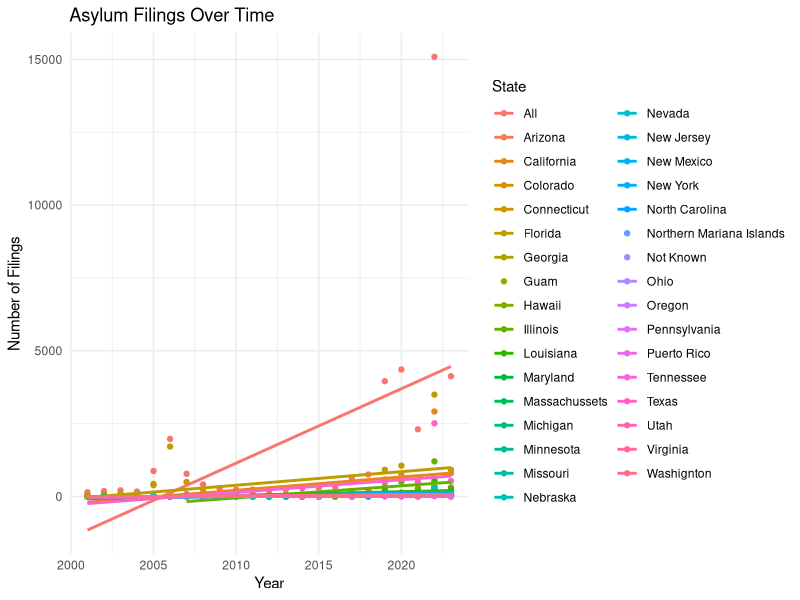
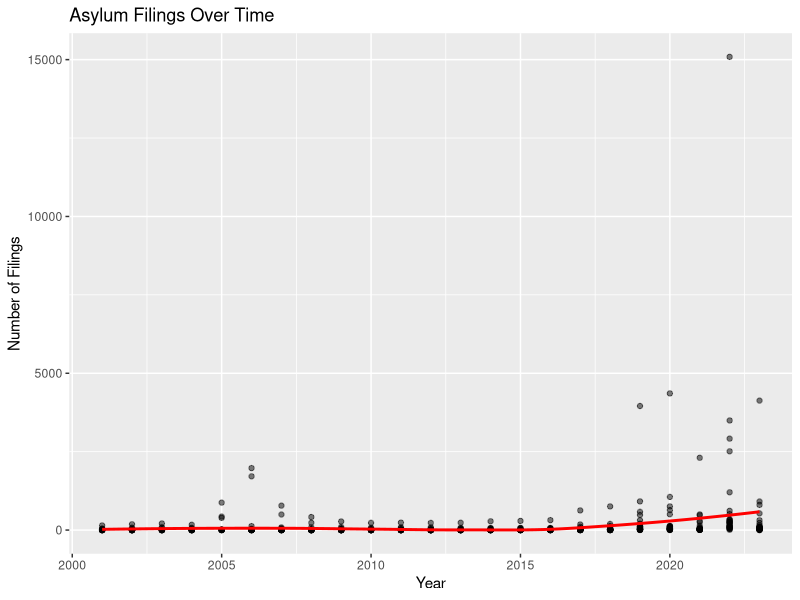
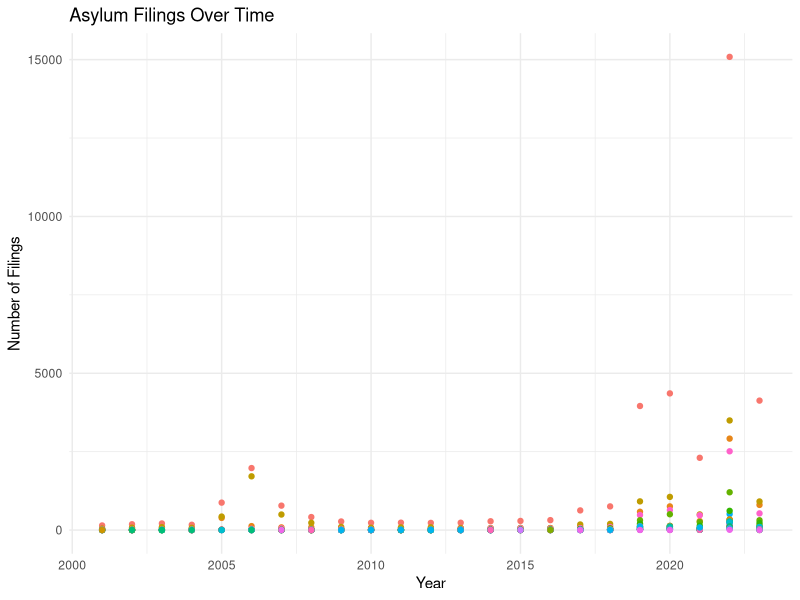
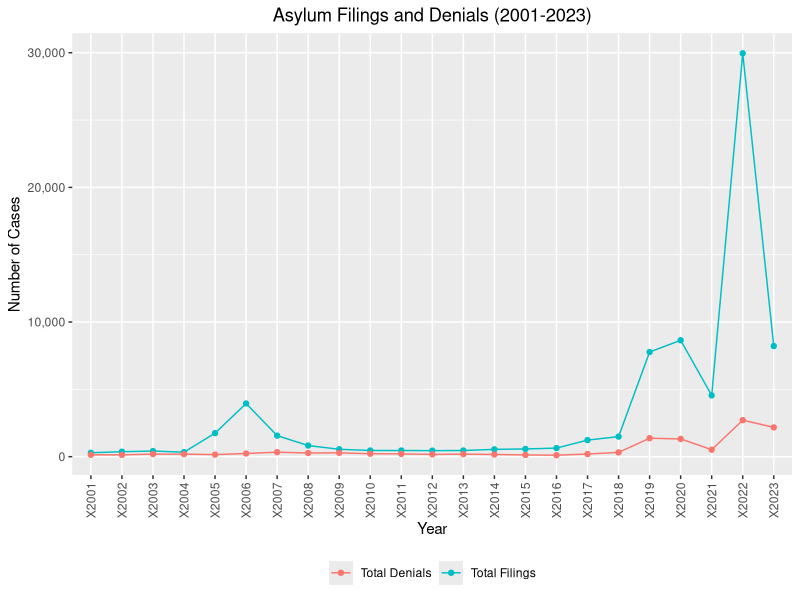
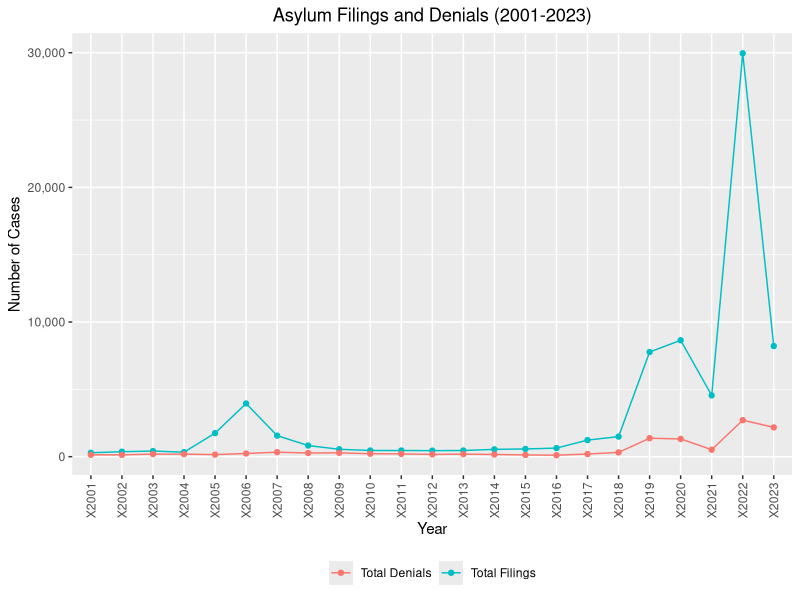
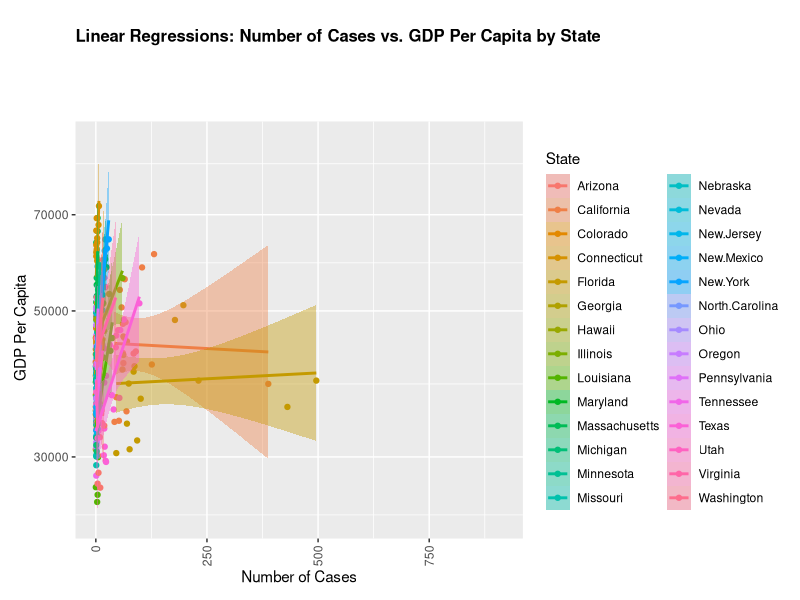
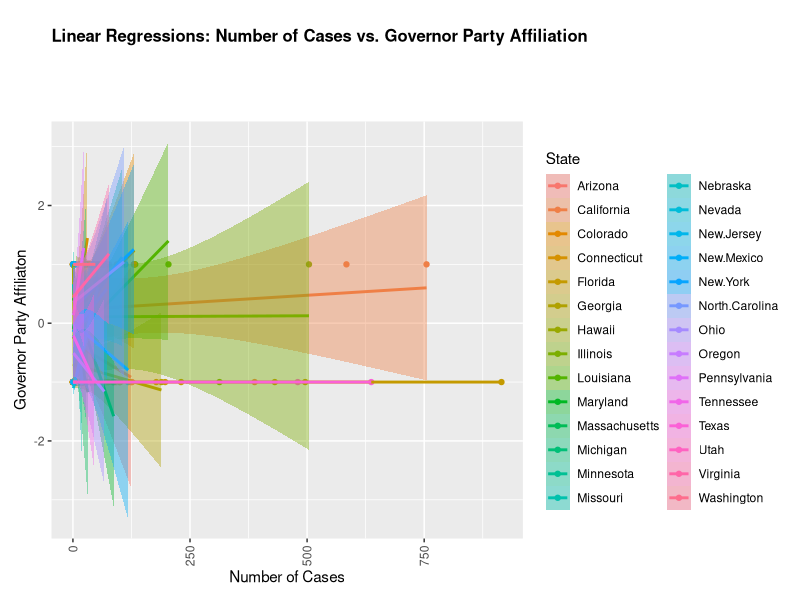
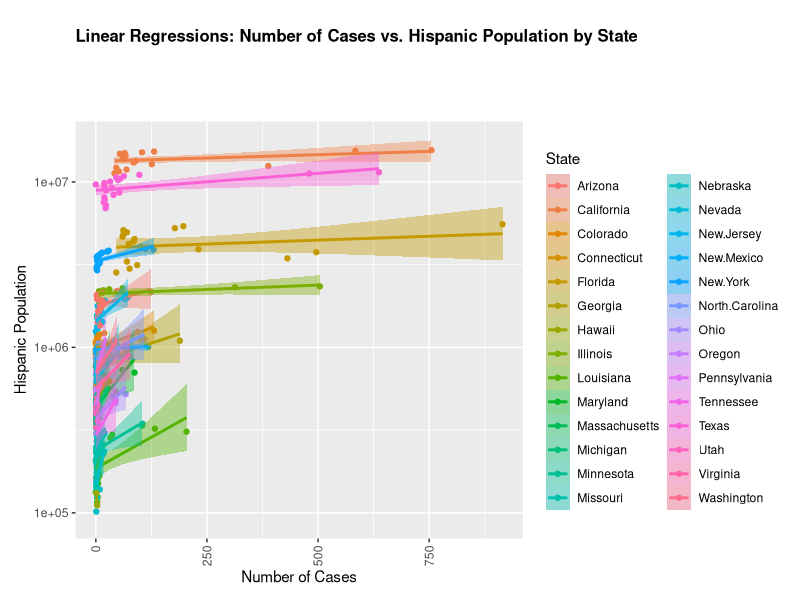

R code for these plots, in order:
## ---- chunk 1
# Graph 1- asylum filings

library(ggplot2)
library(tidyr)

# Loading the data 
filings <- read.csv("asylum_filings.csv")



# Converting all year columns to numeric values
year_cols <- grep("^X[0-9]{4}$", names(filings))
filings[, year_cols] <- lapply(filings[, year_cols], function(x) as.numeric(gsub("[^0-9.]", "", x)))

# Reshaping the data to a longer format
asylum_long <- tidyr::pivot_longer(filings, 
                                   cols = starts_with("X"), 
                                   names_to = "Year", 
                                   values_to = "Filings")

# Convert the Year from 'XYYYY' to 'YYYY' format
asylum_long$Year <- as.numeric(sub("X", "", asylum_long$Year))

# Plot
ggplot(asylum_long, aes(x = Year, y = Filings, color = State)) +
  geom_point() +
  geom_smooth(method = "lm", se = FALSE) +
  theme_minimal() +
  labs(title = "Asylum Filings Over Time",
       x = "Year",
       y = "Number of Filings")




## ---- chunk 2
#graph 2 - asylum filings without the labels
filings <- read.csv("asylum_filings.csv")



# Converting all years to numeric values 
year_cols <- grep("^X[0-9]{4}$", names(filings))
filings[, year_cols] <- lapply(filings[, year_cols], function(x) as.numeric(gsub("[^0-9.]", "", x)))

# Reshaping the data to a longer format 
asylum_long <- tidyr::pivot_longer(filings, 
                                   cols = starts_with("X"), 
                                   names_to = "Year", 
                                   values_to = "Filings")

# Converting the Year from 'XYYYY' to 'YYYY' format
asylum_long$Year <- as.numeric(sub("X", "", asylum_long$Year))


# visualization 
ggplot(asylum_long, aes(x = Year, y = Filings)) +
  geom_point(alpha = 0.5, color = "black") +  
  geom_smooth(method = "loess", se = FALSE, color = "red") + 
  labs(title = "Asylum Filings Over Time",
       x = "Year",
       y = "Number of Filings") +
  theme(legend.position = "none")  


## ---- chunk 3

# graph 3- colored asylum filings over the years
library(ggplot2)
library(tidyr)

# Reshaping the data to a longer format
asylum_long <- tidyr::pivot_longer(filings, 
                                   cols = starts_with("X"), 
                                   names_to = "Year", 
                                   values_to = "Filings")

# Converting the Year from 'XYYYY' to 'YYYY' format
asylum_long$Year <- as.numeric(sub("X", "", asylum_long$Year))

#visualization
ggplot(asylum_long, aes(x = Year, y = Filings, color = State)) +
  geom_point() +
  theme_minimal() +
  labs(title = "Asylum Filings Over Time",
       x = "Year",
       y = "Number of Filings") +
  theme(legend.position = "none")  



## ---- chunk 4

#loading libraries
library(ggplot2)
library(dplyr)

library(ggplot2)
library(dplyr)
library(tidyr)

#loading files

filings <- read.csv("asylum_filings.csv")


decisions_denied <- read.csv("decisions_denied.csv")


library(ggplot2)
library(dplyr)
library(tidyr)

library(tidyverse)

# Data cleaning and preparation/ adjusting column selection as per your dataset's structure/ excluding columns that are not needed
filings_cleaned <- filings |>
    select(-State, -matches("All|Never|Detained|Released")) |>
    gather(key = "Year", value = "Filings") |>
    group_by(Year) |>
    summarize(TotalFilings = sum(as.numeric(gsub(",", "", Filings)), na.rm = TRUE))

denials_cleaned <- decisions_denied |>
    select(-State) |>
    gather(key = "Year", value = "Denials") |>
    group_by(Year) |>
    summarize(TotalDenials = sum(as.numeric(gsub(",", "", Denials)), na.rm = TRUE))

# Merging data
merged_data <- merge(filings_cleaned, denials_cleaned, by = "Year")



#visualizations
ggplot(merged_data, aes(x = Year)) +
    geom_line(aes(y = TotalFilings, group = 1, color = "Total Filings")) +
    geom_line(aes(y = TotalDenials, group = 1, color = "Total Denials")) +
  geom_point(aes(y = TotalFilings, group = 1, color = "Total Filings")) +
    geom_point(aes(y = TotalDenials, group = 1, color = "Total Denials")) +
    scale_x_discrete(breaks = merged_data$Year) +
    scale_y_continuous(labels = scales::comma) +
    labs(title = "Asylum Filings and Denials (2001-2023)",
         x = "Year",
         y = "Number of Cases",
         color = "Legend") +
   theme(axis.text.x = element_text(angle = 90, vjust = 0.5, hjust=1),
          legend.title = element_blank(),
          plot.title = element_text(hjust = 0.5),
          legend.position = "bottom")


## ---- chunk 5
#Part 1.3 Asylum filings and denials
##loading libraries
library(ggplot2)
library(dplyr)

library(ggplot2)
library(dplyr)
library(tidyr)

#loading data
filings <- read.csv("asylum_filings.csv")


decisions_denied <- read.csv("decisions_denied.csv")

library(ggplot2)
library(dplyr)
library(tidyr)

library(tidyverse)

# Data cleaning and preparation/ adjusting column selection as per your dataset's structure/ excluding columns that are not needed
filings_cleaned <- filings |>
    select(-State, -matches("All|Never|Detained|Released")) |>
    gather(key = "Year", value = "Filings") |>
    group_by(Year) |>
    summarize(TotalFilings = sum(as.numeric(gsub(",", "", Filings)), na.rm = TRUE))

denials_cleaned <- decisions_denied |>
    select(-State) |>
    gather(key = "Year", value = "Denials") |>
    group_by(Year) |>
    summarize(TotalDenials = sum(as.numeric(gsub(",", "", Denials)), na.rm = TRUE))

# Merging data
merged_data <- merge(filings_cleaned, denials_cleaned, by = "Year")


# making "year" as a factor
merged_data$Year <- factor(merged_data$Year)

# visualization
ggplot(merged_data, aes(x = Year)) +
    geom_line(aes(y = TotalFilings, group = 1, color = "Total Filings")) +
    geom_line(aes(y = TotalDenials, group = 1, color = "Total Denials")) +
    geom_point(aes(y = TotalFilings, group = 1, color = "Total Filings")) +
    geom_point(aes(y = TotalDenials, group = 1, color = "Total Denials")) +
    scale_x_discrete(breaks = unique(merged_data$Year)) + 
    scale_y_continuous(labels = scales::comma) +
    labs(title = "Asylum Filings and Denials (2001-2023)",
         x = "Year",
         y = "Number of Cases",
         color = "Legend") +
    theme(axis.text.x = element_text(angle = 90, vjust = 0.5, hjust=1),
          legend.title = element_blank(),
          plot.title = element_text(hjust = 0.5),
          legend.position = "bottom")



## ---- chunk 6
#packages and data
library(tidyverse)
library(png)


## ---- chunk 7

rm(list = ls())
#manually filtered data for regressions
hispop <- read.csv("hispop_reg.csv")
filings <-read.csv("filings_reg.csv") 
GDP <- read.csv("GDP_reg.csv")
Gov <- read.csv("Gov_reg.csv")
approve <- read.csv("approved_reg.csv") 
denied <- read.csv("denied_reg.csv")

## ---- chunk 8
#Gov filter

#republican are now set to -1 and democrats are set to 1 had to use some sort of four loop to do this 


for (governor in seq_along(Gov)) {
  Gov[[governor]] <- gsub(".*Democra.*", "1", Gov[[governor]])
  Gov[[governor]] <- gsub(".*Republican.*", "-1", Gov[[governor]])
  Gov[[governor]] <- gsub(".*New Progressive Party.*", NA, Gov[[governor]])
  Gov[[governor]] <- gsub(".*Independence Party.*", NA, Gov[[governor]])
  Gov[[governor]] <- gsub(".*N/A.*", NA, Gov[[governor]])
}


## ---- chunk 9
library(broom)
library(patchwork)
library(ggplot2)
library(tidyr)
library(png)
library(knitr)

states <- c("California", "New.York", "Florida", "Texas", "New.Jersey",
            "Massachusetts", "Virginia", "Illinois", "Maryland", "Washington",
            "Georgia", "Pennsylvania", "Tennessee", "Louisiana", "Arizona",
            "Ohio", "Nebraska", "Colorado", "North.Carolina", "Minnesota",
            "Nevada", "Missouri", "Connecticut", "Oregon", "Michigan",
            "Utah", "Hawaii", "New.Mexico")

 states

state_data_frames <- list()

for(state in states) {

    state_filings <- as.numeric(filings[[state]])
    state_GDP <- as.numeric(GDP[[state]])
    state_Gov <- as.numeric(Gov[[state]])
    state_denied <- as.numeric(denied[[state]])
    state_approve <- as.numeric(approve[[state]])
    state_hispop <- as.numeric(gsub(",", "", hispop[[state]]))



  state_data <- data.frame(

        Filings = state_filings,
        GDP = state_GDP,
        Gov = state_Gov,
        Denied = state_denied,
        Approved = state_approve,
        HispanicPopulation = state_hispop
    )


    state_data_frames[[state]] <- state_data
}


combined_data <- bind_rows(state_data_frames, .id = "State")
text_size = 12
#GDP
ggplot(data = combined_data, aes(x = Filings, y = GDP, color = State, fill = State)) +
  geom_point() +
  scale_y_log10()  +
  geom_smooth(method = "lm", se = TRUE) +
  labs(title = "Linear Regressions: Number of Cases vs. GDP Per Capita by State",
         x = "Number of Cases",
         y = " GDP Per Capita") +
    theme(plot.margin = margin(t = 70, r = 10, b = 10, l = 10, unit = "pt"),
    axis.text.x = element_text(angle = 90, hjust=1, vjust = .5),
    plot.title = element_text(hjust = 0, vjust = 18, face = "bold", size = text_size)
  )
  


#Gov
ggplot(data = combined_data, aes(x = Filings, y = Gov, color = State, fill = State)) +
  geom_point() +
  geom_smooth(method = "lm", se = TRUE) +
 labs(title = "Linear Regressions: Number of Cases vs. Governor Party Affiliation",
         x = "Number of Cases",
         y = "Governor Party Affiliaton") +
   theme(plot.margin = margin(t = 70, r = 10, b = 10, l = 10, unit = "pt"),
    axis.text.x = element_text(angle = 90, hjust=1, vjust = .5),
    plot.title = element_text(hjust = 0, vjust = 18, face = "bold", size = text_size)
  )



#Hispop
ggplot(data = combined_data, aes(x = Filings, y = HispanicPopulation, color = State, fill = State)) +
  geom_point() +
  geom_smooth(method = "lm", se = TRUE) +
  scale_y_log10() +   # Logarithmic scale for y-axis+
  labs(title = "Linear Regressions: Number of Cases vs. Hispanic Population by State",
         x = "Number of Cases",
         y = "Hispanic Population") +
   theme(plot.margin = margin(t = 70, r = 10, b = 10, l = 10, unit = "pt"),
    axis.text.x = element_text(angle = 90, hjust=1, vjust = .5),
    plot.title = element_text(hjust = 0, vjust = 18, face = "bold", size = text_size)
  )



#Mulitple regression sumary information for each state
regression_summaries <- list()

for(i in states) {
  state_data <- subset(combined_data, State == i)

  models <- lm(Filings ~ HispanicPopulation + GDP + Gov, data = state_data)

  regression_summaries[[i]] <- summary(models)
}


## ---- chunk 10




#consolodate data for Texas
Texas_filings <- as.numeric(filings$Texas)
year <-  as.numeric(filings$State)
Texas_GDP <-  as.numeric(GDP$Texas)
Texas_Gov <-  as.numeric(Gov$Texas)
Texas_denied <- as.numeric(denied$Texas)
Texas_approve <- as.numeric(approve$Texas)
Texas_hispop <- as.numeric(gsub(",", "", hispop$Texas))

#data frame
Texas_data <- data.frame(Year = year, Filings = Texas_filings, HispanicPopulation = Texas_hispop, GDP = Texas_GDP, Gov = Texas_Gov, den = Texas_denied, app = Texas_approve)

#long data
long_data_Texas <- gather(Texas_data, key = "variable", value = "value", -Filings, -Year, -app, -den)

#Florida 
Florida_filings <- as.numeric(filings$Florida)
year <- as.numeric(filings$State)
Florida_GDP <- as.numeric(GDP$Florida)
Florida_Gov <- as.numeric(Gov$Florida)
Florida_denied <- as.numeric(denied$Florida)
Florida_approve <- as.numeric(approve$Florida)

Florida_hispop <- as.numeric(gsub(",", "", hispop$Florida))

#data frame
Florida_data <- data.frame(Year = year, Filings = Florida_filings, HispanicPopulation = Florida_hispop, GDP = Florida_GDP, Gov = Florida_Gov, den = Florida_denied, app = Florida_approve)

#long data
long_data_Florida <- gather(Florida_data, key = "variable", value = "value", -Filings, -Year, -app, -den)

#California
California_filings <- as.numeric(filings$California)
year <-  as.numeric(filings$State)
California_GDP <-  as.numeric(GDP$California)
California_Gov <-  as.numeric(Gov$California)
California_denied <- as.numeric(denied$California)
California_approve <- as.numeric(approve$California)

California_hispop <- as.numeric(gsub(",", "", hispop$California))

#data frame
California_data <- data.frame(Year = year, Filings = California_filings, HispanicPopulation = California_hispop, GDP = California_GDP, Gov = California_Gov, den = California_denied, app = California_approve)

#long data 
long_data_California <- gather(California_data, key = "variable", value = "value", -Filings, -Year, -app, -den)


#Florida 
Florida_filings <- as.numeric(filings$Florida)
year <- as.numeric(filings$State)
Florida_GDP <- as.numeric(GDP$Florida)
Florida_Gov <- as.numeric(Gov$Florida)
Florida_denied <- as.numeric(denied$Florida)
Florida_approve <- as.numeric(approve$Florida)

Florida_hispop <- as.numeric(gsub(",", "", hispop$Florida))

#data frame
Florida_data <- data.frame(Year = year, Filings = Florida_filings, HispanicPopulation = Florida_hispop, GDP = Florida_GDP, Gov = Florida_Gov, den = Florida_denied, app = Florida_approve)

#long data
long_data_Florida <- gather(Florida_data, key = "variable", value = "value", -Filings, -Year, -app, -den)

#California
Louisiana_filings <- as.numeric(filings$Louisiana)
year <-  as.numeric(filings$State)
Louisiana_GDP <-  as.numeric(GDP$Louisiana)
Louisiana_Gov <-  as.numeric(Gov$Louisiana)
Louisiana_denied <- as.numeric(denied$Louisiana)
Louisiana_approve <- as.numeric(approve$Louisiana)
Louisiana_hispop <- as.numeric(gsub(",", "", hispop$Louisiana))

#data frame
Louisiana_data <- data.frame(Year = year, Filings = Louisiana_filings, HispanicPopulation = Louisiana_hispop, GDP = Louisiana_GDP, Gov = Louisiana_Gov, den = Louisiana_denied, app = Louisiana_approve)

#long data 
long_data_Louisiana <- gather(Louisiana_data, key = "variable", value = "value", -Filings, -Year, -app, -den)


## ---- chunk 11


# install.packages("patchwork")




text_size = 6

#Texas
######################################################################################################
plot1 <- ggplot(subset(long_data_Texas, variable == "GDP"), aes(x = Filings, y = value)) +
  geom_point(color = "dodgerblue2") +
  geom_smooth(method = "lm", se = TRUE, color = "dodgerblue2", fill = "dodgerblue2") +
  labs(title = "Number of cases vs. GDP per Capita",
         x = "Number of Cases",
         y = "GDP per Capita",
         color = "Legend") +
    theme(axis.text.x = element_text(angle = 90, vjust = 0.5, hjust=1),
          plot.title = element_text(hjust = 0.5, size = text_size, face = "bold"),
          legend.position = "bottom")


plot2 <- ggplot(subset(long_data_Texas, variable == "Gov"), aes(x = Filings, y = value)) +
  geom_point(color = "orange2") +
  geom_smooth(method = "lm", se = TRUE, color = "orange2", fill = "orange2") +
 labs(title = "Number of cases vs. Governor Party",
         x = "Number of Cases",
         y = "Republican or Democratic Governors",
         color = "Legend") +
    theme(axis.text.x = element_text(angle = 90, vjust = 0.5, hjust=1),
          plot.title = element_text(hjust = 0.5, size = text_size, face = "bold"),
          legend.position = "bottom")



plot3 <- ggplot(subset(long_data_Texas, variable == "HispanicPopulation"), aes(x = Filings, y = value)) +
  geom_point(color = "hotpink2") +
  geom_smooth(method = "lm", se = TRUE, color = "hotpink2", fill = "hotpink2") +
 labs(title = "Number of cases vs. Hispanic Population",
         x = "Number of Cases",
         y = "Hispanic Population",
         color = "Legend") +
    theme(axis.text.x = element_text(angle = 90, vjust = 0.5, hjust=1),
          plot.title = element_text(hjust = 0.5, size = text_size, face = "bold"),
          legend.position = "bottom")

#plots
combined_plot <- plot1 | plot2 | plot3

# Add an overarching title
combined_plot_with_title <- combined_plot + 
    plot_annotation(title = "Texas") 
      
combined_plot_with_title
ggsave("my_combined_plot_Texas.png", combined_plot_with_title, width = 12, height = 4)


#Florida
######################################################################################################


plot1 <- ggplot(subset(long_data_Florida, variable == "GDP"), aes(x = Filings, y = value)) +
  geom_point(color = "dodgerblue2") +
  geom_smooth(method = "lm", se = TRUE, color = "dodgerblue2", fill = "dodgerblue2") +
  labs(title = "Number of cases vs. GDP per Capita",
         x = "Number of Cases",
         y = "GDP per Capita",
         color = "Legend") +
    theme(axis.text.x = element_text(angle = 90, vjust = 0.5, hjust=1),
          plot.title = element_text(hjust = 0.5, size = text_size, face = "bold"),
          legend.position = "bottom")


plot2 <- ggplot(subset(long_data_Florida, variable == "Gov"), aes(x = Filings, y = value)) +
  geom_point(color = "orange2") +
  geom_smooth(method = "lm", se = TRUE, color = "orange2", fill = "orange2") +
 labs(title = "Number of cases vs. Governor Party",
         x = "Number of Cases",
         y = "Republican or Democratic Governors",
         color = "Legend") +
    theme(axis.text.x = element_text(angle = 90, vjust = 0.5, hjust=1),
          plot.title = element_text(hjust = 0.5, size = text_size, face = "bold"),
          legend.position = "bottom")



plot3 <- ggplot(subset(long_data_Florida, variable == "HispanicPopulation"), aes(x = Filings, y = value)) +
  geom_point(color = "hotpink2") +
  geom_smooth(method = "lm", se = TRUE, color = "hotpink2", fill = "hotpink2") +
 labs(title = "Number of cases vs. Hispanic Population",
         x = "Number of Cases",
         y = "Hispanic Population",
         color = "Legend") +
    theme(axis.text.x = element_text(angle = 90, vjust = 0.5, hjust=1),
          plot.title = element_text(hjust = 0.5, size = text_size, face = "bold"),
          legend.position = "bottom")


combined_plot <- plot1 | plot2 | plot3

# Add an overarching title
combined_plot_with_title <- combined_plot + 
    plot_annotation(title = "Florida") 

combined_plot_with_title
ggsave("my_combined_plot_Florida.png", combined_plot_with_title, width = 12, height = 4)


#California
######################################################################################################

plot1 <- ggplot(subset(long_data_California, variable == "GDP"), aes(x = Filings, y = value)) +
  geom_point(color = "dodgerblue2") +
  geom_smooth(method = "lm", se = TRUE, color = "dodgerblue2", fill = "dodgerblue2") +
  labs(title = "Number of cases vs. GDP per Capita",
         x = "Number of Cases",
         y = "GDP per Capita",
         color = "Legend") +
    theme(axis.text.x = element_text(angle = 90, vjust = 0.5, hjust=1),
          plot.title = element_text(hjust = 0.5, size = text_size, face = "bold"),
          legend.position = "bottom")


plot2 <- ggplot(subset(long_data_California, variable == "Gov"), aes(x = Filings, y = value)) +
  geom_point(color = "orange2") +
  geom_smooth(method = "lm", se = TRUE, color = "orange2", fill = "orange2") +
 labs(title = "Number of cases vs. Governor Party",
         x = "Number of Cases",
         y = "Republican or Democratic Governors",
         color = "Legend") +
    theme(axis.text.x = element_text(angle = 90, vjust = 0.5, hjust=1),
          plot.title = element_text(hjust = 0.5, size = text_size, face = "bold"),
          legend.position = "bottom")



plot3 <- ggplot(subset(long_data_California, variable == "HispanicPopulation"), aes(x = Filings, y = value)) +
  geom_point(color = "hotpink2") +
  geom_smooth(method = "lm", se = TRUE, color = "hotpink2", fill = "hotpink2") +
 labs(title = "Number of cases vs. Hispanic Population",
         x = "Number of Cases",
         y = "Hispanic Population",
         color = "Legend") +
    theme(axis.text.x = element_text(angle = 90, vjust = 0.5, hjust=1),
          plot.title = element_text(hjust = 0.5, size = text_size, face = "bold"),
          legend.position = "bottom")


combined_plot <- plot1 | plot2 | plot3

# Add an overarching title
combined_plot_with_title <- combined_plot + 
    plot_annotation(title = "California") 

combined_plot_with_title
ggsave("my_combined_plot_California.png", combined_plot_with_title, width = 12, height = 4)



#Louisiana
######################################################################################################

plot1 <- ggplot(subset(long_data_Louisiana, variable == "GDP"), aes(x = Filings, y = value)) +
  geom_point(color = "dodgerblue2") +
  geom_smooth(method = "lm", se = TRUE, color = "dodgerblue2", fill = "dodgerblue2") +
  labs(title = "Number of cases vs. GDP per Capita",
         x = "Number of Cases",
         y = "GDP per Capita",
         color = "Legend") +
    theme(axis.text.x = element_text(angle = 90, vjust = 0.5, hjust=1),
          plot.title = element_text(hjust = 0.5, size = text_size, face = "bold"),
          legend.position = "bottom")


plot2 <- ggplot(subset(long_data_Louisiana, variable == "Gov"), aes(x = Filings, y = value)) +
  geom_point(color = "orange2") +
  geom_smooth(method = "lm", se = TRUE, color = "orange2", fill = "orange2") +
 labs(title = "Number of cases vs. Governor Party",
         x = "Number of Cases",
         y = "Republican or Democratic Governors",
         color = "Legend") +
    theme(axis.text.x = element_text(angle = 90, vjust = 0.5, hjust=1),
          plot.title = element_text(hjust = 0.5, size = text_size, face = "bold"),
          legend.position = "bottom")



plot3 <- ggplot(subset(long_data_Louisiana, variable == "HispanicPopulation"), aes(x = Filings, y = value)) +
  geom_point(color = "hotpink2") +
  geom_smooth(method = "lm", se = TRUE, color = "hotpink2", fill = "hotpink2") +
 labs(title = "Number of cases vs. Hispanic Population",
         x = "Number of Cases",
         y = "Hispanic Population",
         color = "Legend") +
    theme(axis.text.x = element_text(angle = 90, vjust = 0.5, hjust=1),
          plot.title = element_text(hjust = 0.5, size = text_size, face = "bold"),
          legend.position = "bottom")


combined_plot <- plot1 | plot2 | plot3

# Add an overarching title
combined_plot_with_title <- combined_plot + 
    plot_annotation(title = "Louisiana") 

combined_plot_with_title
ggsave("my_combined_plot_Louisiana.png", combined_plot_with_title, width = 12, height = 4)




## ---- chunk 12
#Pull data from Multiple Regression done before for Texas


kable((regression_summaries[["Texas"]]$coefficients))
# kable((regression_summaries[["Texas"]]$r.quared))
## ---- chunk 13
#Pull data from Multiple Regression done before for California

kable((regression_summaries[["California"]]$coefficients))



## ---- chunk 14
#Pull data from Multiple Regression done before for Florida

kable((regression_summaries[["Florida"]]$coefficients))
## ---- chunk 15
#Pull data from Multiple Regression done before for Louisiana
kable((regression_summaries[["Louisiana"]]$coefficients))
## ---- chunk 16
#Print Summary for all of the States' Multiple Regressions
for (State in names(regression_summaries)) {
  cat('\n\n')
  cat("State: ", State, "\n\n")
  coefficients_table <- regression_summaries[[State]]$coefficients
  print(kable(as.data.frame(coefficients_table), format = "simple", caption = "Coefficients"))
  summary_stats <- regression_summaries[[State]]
  additional_stats_df <- data.frame(
    Statistic = c("R-squared", "Adjusted R-squared", "F-statistic", "Degrees of Freedom"),
    Value = c(summary_stats$r.squared, summary_stats$adj.r.squared, summary_stats$fstatistic[1],summary_stats$df[2] ))
  print(kable(additional_stats_df, format = "simple", caption = "Additional Statistics"))
  cat('\n\n')
}


